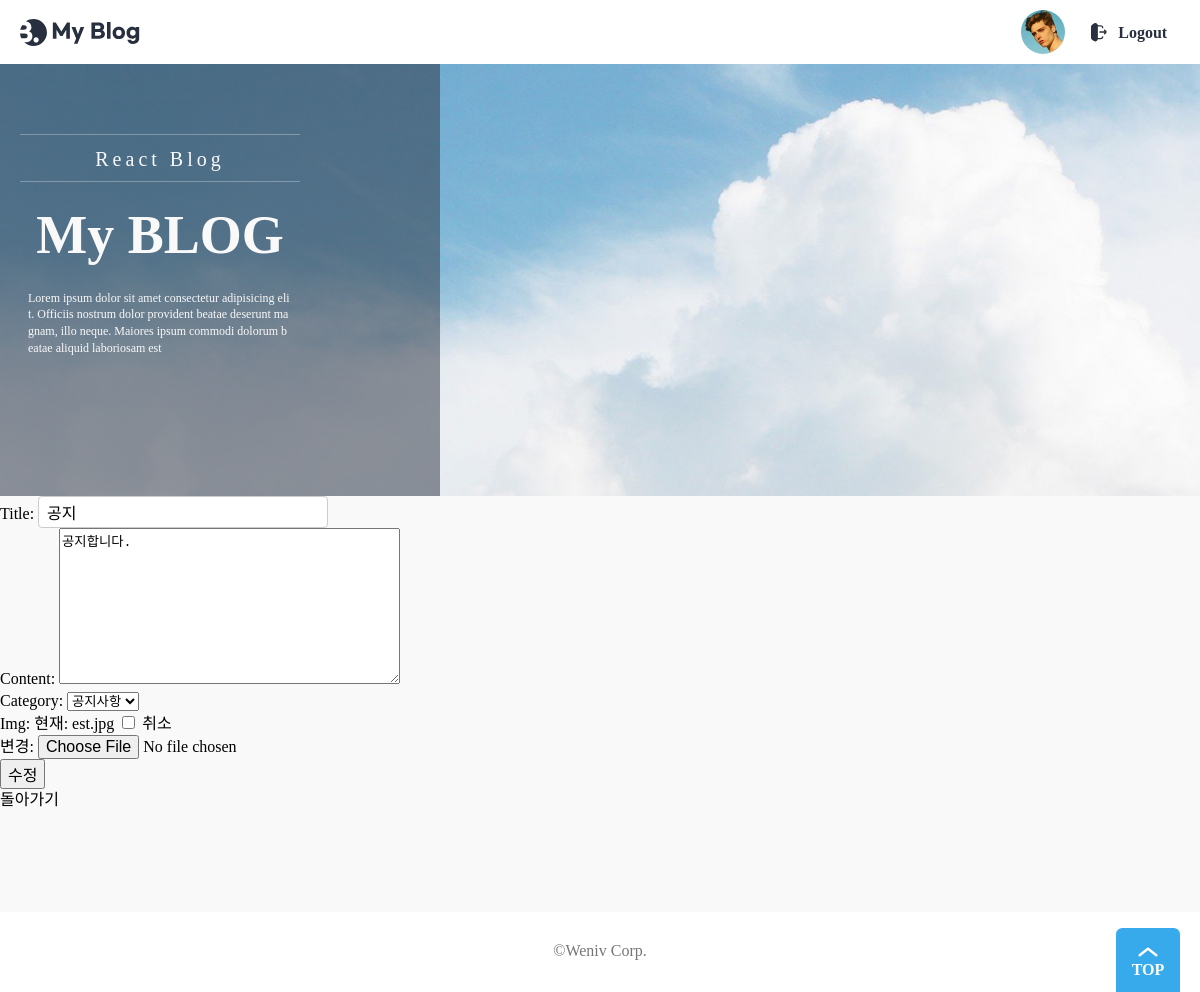
The page /blog/1/edit/ (signed in) on the database as committed earlier.
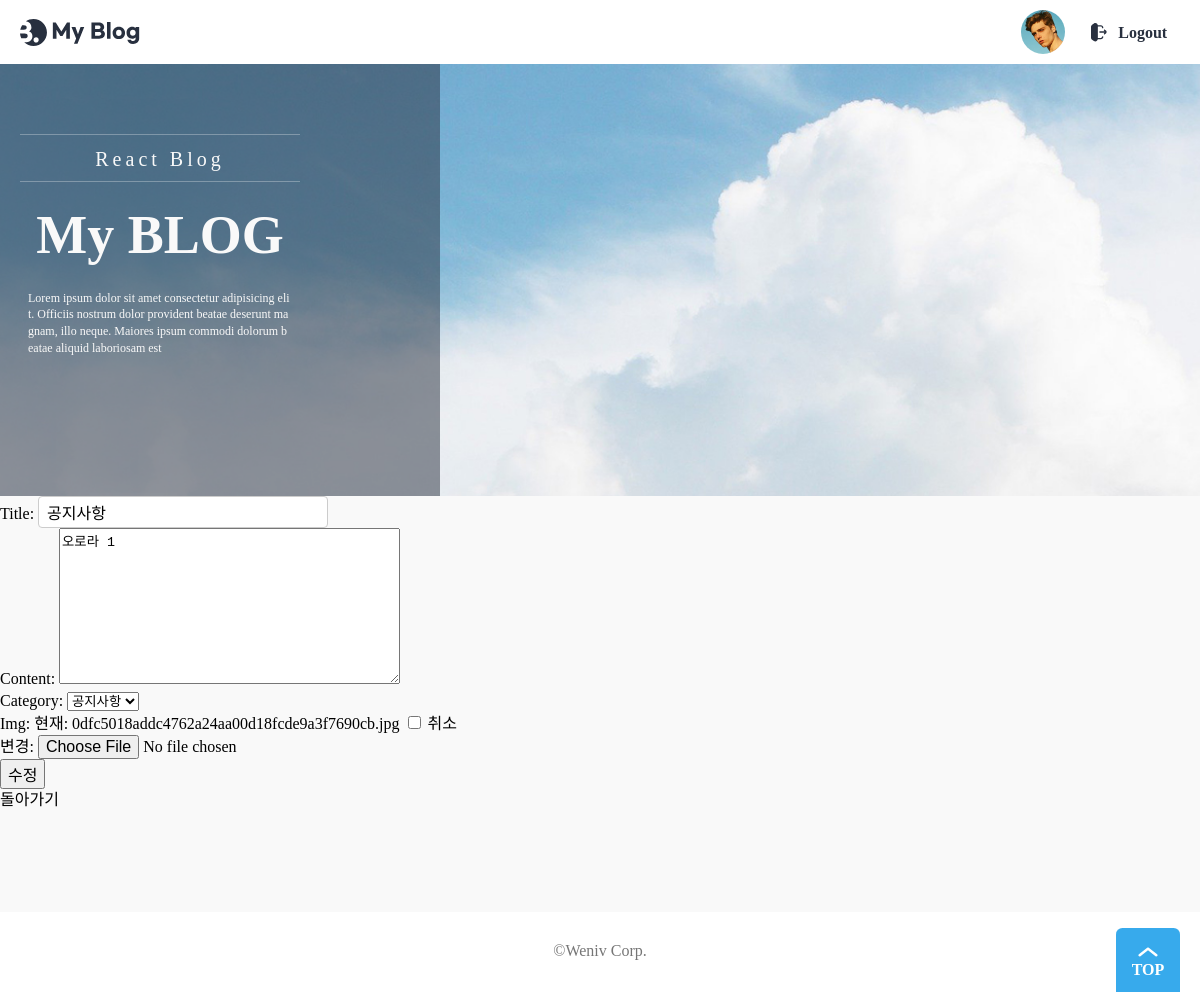
The same page on the database as committed later.
### posts/models.py (models this page shows, shortened)
class Post(models.Model):
    title = models.CharField(max_length=20)
    content = models.TextField()
    writer = models.ForeignKey(User, on_delete=models.CASCADE)  # user foreignkey
    category_choices = (('일반', '일반'), ('공지사항', '공지사항'))
    category = models.CharField(max_length=20, choices=category_choices)
    created_at = models.DateTimeField(auto_now_add=True)
    updated_at = models.DateTimeField(auto_now=True)
    hit = models.PositiveIntegerField(default=0)
    img = models.ImageField(upload_to="", blank=True, null=True)

### posts/views.py (the view, shortened to what this page needs)
# urls.py: path('<int:post_id>/edit/', PostEdit, name='edit'),
class PostEdit(LoginRequiredMixin, UpdateView):
    login_url = reverse_lazy('accounts:login')
    model = Post
    fields = ['title', 'content', 'category', 'img']
    template_name = 'posts/edit.html'
    context_object_name = 'post'
    success_url = reverse_lazy('blog:list')
    def get_object(self):
        object = get_object_or_404(Post, id=self.kwargs['post_id'])
        return object

### posts/templates/posts/edit.html (shortened to what this page needs)
{% extends 'base.html' %}
{% load static %}
{% block content %}
<head>
    <link rel="stylesheet" type="text/css" href="{% static 'css/common.css' %}">
    <link rel="stylesheet" type="text/css" href="{% static 'css/table.css' %}">
    <link rel="stylesheet" type="text/css" href="{% static 'css/write.css' %}">
</head>
<form action="{% url 'blog:edit' post.id %}" method="post" enctype="multipart/form-data">
    {{ form.as_p }}
    <input type="submit" value="수정">
</form>
<a href="{% url 'blog:list' %}">돌아가기</a>
{% endblock %}

Rows that differ between the two databases and show on the page:
changed Post "공지사항": title "공지" → "공지사항"; content "공지합니다." → "오로라 1"
Other text that changed with them:
text no longer shown: "Title: Content: Category: Img: 현재: est.jpg 취소 변경:"
text now shown: "Title: Content: Category: Img: 현재: 0dfc5018addc4762a24aa00d18fcde9a3f7690cb.jpg 취소 변경:"
